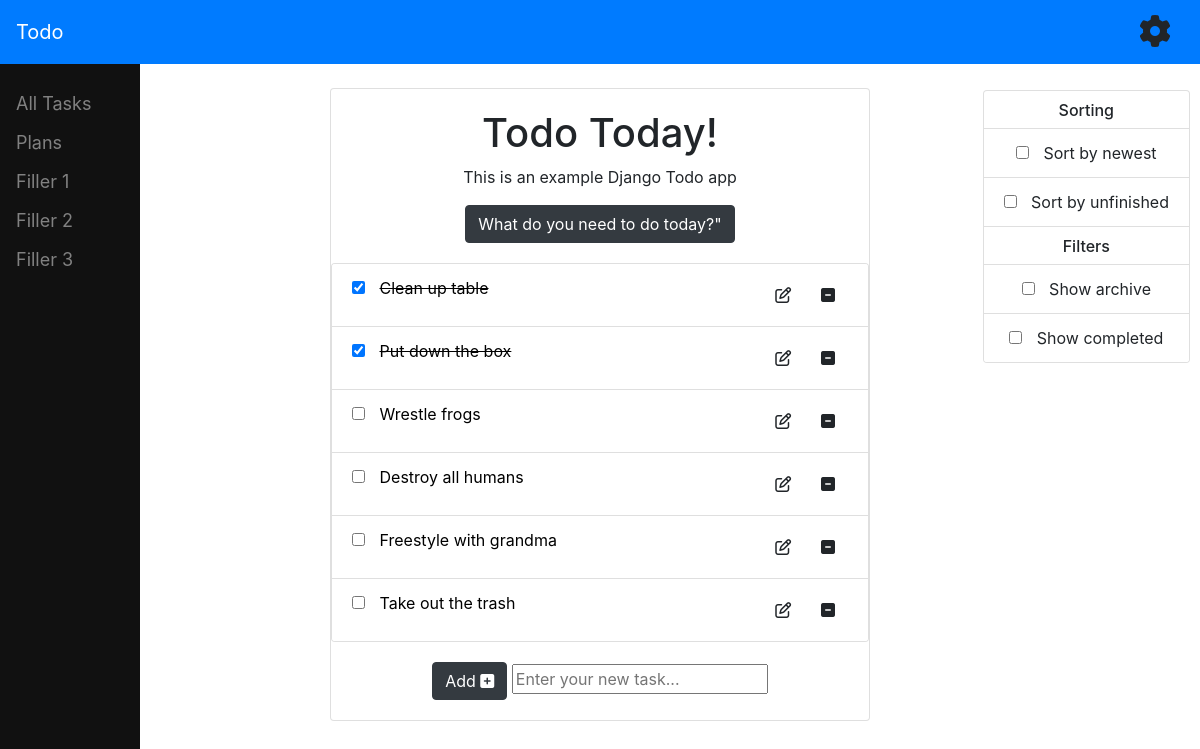
The page / on the database its author committed.
### tasks/models.py (models this page shows, shortened)
class Task(models.Model):
    task_title = models.CharField(max_length=200)
    task_description = models.CharField(max_length=200, blank=True, null=True)
    creation_date = models.DateTimeField('date created', default=datetime.datetime.now())
    updated_date = models.DateTimeField('date updated', default=datetime.datetime.now())
    completed = models.BooleanField(default=False)

### tasks/views.py (the view)
# urls.py: path('', views.index, name='index'),
def index(request):
    latest_tasks = Task.objects.order_by('-updated_date')
    context = {'latest_task_list' : latest_tasks}
    return render(request, 'todo/index.html', context)

### templates/todo/index.html (shortened to what this page needs)
{% extends 'base.html' %}
{% block content %}
<div class="card text-center">
  <div class="card-body">
    <h1>Todo Today!</h1>
    <p>This is an example Django Todo app</p>
    <a class="btn btn-dark" href="">
        What do you need to do today?"</a
      >
  </div>
  {% include 'todo/task_list.html' %}
  {% include 'todo/aside.html' %}
  <div class="card-body">
    <form action="{% url 'tasks:add_task' %}" method="POST">
        <button type="submit" class="btn btn-dark">
          Add
          <i class="fa fa-plus-square" aria-hidden="true"></i>
        </button>
        <input type="text" id="task_title" name="task_title" placeholder="Enter your new task..." value="">
    </form>
  </div>
</div>
{% endblock %}

### templates/todo/task_list.html (shortened to what this page needs)
<div class="card text-left">
  {% if latest_task_list %}
    <ul class="list-group list-group-flush">
    {% for task in latest_task_list %}
    <li class="list-group-item">
      <div class="row">
        <div class="col-sm-10">
          <form action="{% url 'tasks:complete' task.id %}" method="POST">
            <input type="checkbox" onChange="this.form.submit()" {% if task.completed == True %} checked {% endif %}>
            <a class="" data-toggle="collapse" href="#task_extended{{ forloop.counter }}" role="button" aria-expanded="false" aria-controls="task_extended">
              {{task.task_title}}
            </a>
          </form>
        </div>
        <div class="col-sm-1">
          <form action="" method="POST">
          <button type="submit" class="btn float-right">
            <i class="fa fa-pencil-square-o pull-right" aria-hidden="true"></i>
            </button>
          </form>
        </div>
        <div class="col-sm-1">
          <form action="{% url 'tasks:delete' task.id %}" method="POST">
            <button type="submit" class="btn float-right">
              <i class="fa fa-minus-square pull-right" aria-hidden="true"></i>
            </button>
          </form>
        </div>
      </div>
    </li>
    {% endfor %}
</ul>
{% else %}
    <p>No tasks</p>
{% endif %}
</div>

### templates/todo/index.html (style rules this page uses)
a { color: black }

### templates/todo/task_list.html (style rules this page uses)
a { color: black }
input[type="checkbox"] { margin-right: 10px }
input[type="checkbox"]:checked + a { text-decoration: line-through; }

### rows shown on the page
Task: completed "☑", task_title "Clean up table"
Task: completed "☑", task_title "Put down the box"
Task: task_title "Wrestle frogs"
Task: task_title "Destroy all humans"
Task: task_title "Freestyle with grandma"
Task: task_title "Take out the trash"
